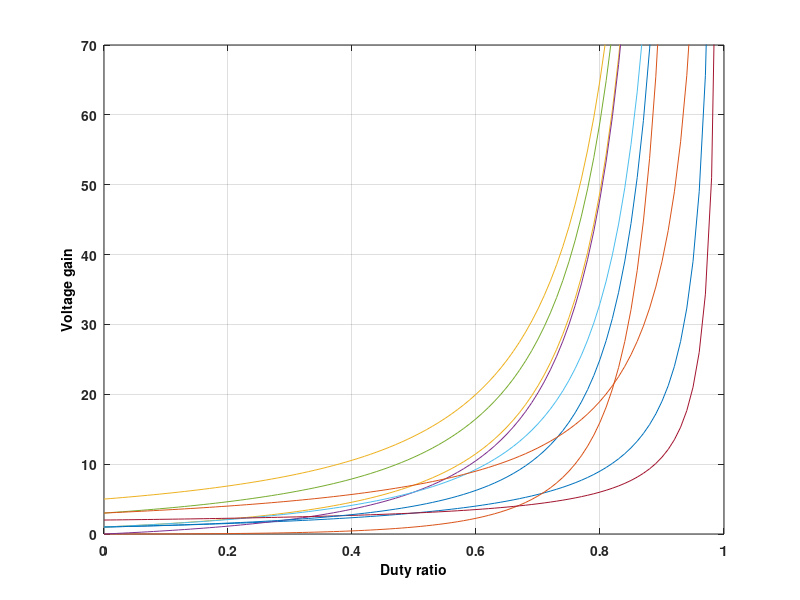

MATLAB code for this plot:
D=0:0.01:1;
  a=((1+D)./(1-D));
 b=(D.^2)./((1-D).^2);
 c=(-D.^2+2.*D+1)./((1-D).^2);
 d=((2.*D).*(2-D))./((1-D).^2);
 e=(3-D.^2)./((1-D).^2);
 f=(-2.*D.^2+2.*D+1)./((1-D).^2);
 g=((2-D))./((1-D));
 h= ((1)./((1-D).^2));
 i=((3+D))./((1-D));
 j=(5-3.*D)./((1-D).^2);
plot(D,a);
hold on
plot(D,b);
 hold on
plot(D,c);
hold on
plot(D,d);
hold on
plot(D,e);
hold on
plot(D,f);
hold on
plot(D,g);
hold on
plot(D,h);
hold on
plot (D,i)
hold on
plot (D,j)
hold on
ylim([0 70]);
ylabel('Voltage gain','fontweight','bold', 'FontSize', 10,'Color','k');
xlabel('Duty ratio','fontweight','bold', 'FontSize', 10,'Color','k');
grid on;
set(gca,'fontweight','bold','fontsize',10)
